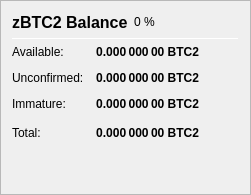
                   <widget class="QFrame" name="frame_ZerocoinBalances">
                    <property name="frameShape">
                     <enum>QFrame::StyledPanel</enum>
                    </property>
                    <property name="frameShadow">
                     <enum>QFrame::Raised</enum>
                    </property>
                    <layout class="QVBoxLayout" name="verticalLayout_7">
                     <item>
                      <layout class="QHBoxLayout" name="horizontalLayout_8" stretch="0">
                       <item>
                        <widget class="QLabel" name="label_5z_3">
                         <property name="minimumSize">
                          <size>
                           <width>0</width>
                           <height>20</height>
                          </size>
                         </property>
                         <property name="font">
                          <font>
                           <pointsize>12</pointsize>
                           <weight>75</weight>
                           <bold>true</bold>
                          </font>
                         </property>
                         <property name="text">
                          <string>zBTC2 Balance</string>
                         </property>
                        </widget>
                       </item>
                       <item>
                        <widget class="QLabel" name="labelzBTC2Percent">
                         <property name="text">
                          <string notr="true">0 %</string>
                         </property>
                        </widget>
                       </item>
                       <item>
                        <spacer name="horizontalSpacer_11">
                         <property name="orientation">
                          <enum>Qt::Horizontal</enum>
                         </property>
                         <property name="sizeHint" stdset="0">
                          <size>
                           <width>40</width>
                           <height>20</height>
                          </size>
                         </property>
                        </spacer>
                       </item>
                      </layout>
                     </item>
                     <item>
                      <widget class="Line" name="line_ZerocoinBalance">
                       <property name="minimumSize">
                        <size>
                         <width>0</width>
                         <height>1</height>
                        </size>
                       </property>
                       <property name="maximumSize">
                        <size>
                         <width>16777215</width>
                         <height>1</height>
                        </size>
                       </property>
                       <property name="orientation">
                        <enum>Qt::Horizontal</enum>
                       </property>
                      </widget>
                     </item>
                     <item>
                      <layout class="QGridLayout" name="gridLayout_5">
                       <property name="spacing">
                        <number>12</number>
                       </property>
                       <item row="1" column="0">
                        <widget class="QLabel" name="labelzBalanceMatureText">
                         <property name="toolTip">
                          <string>Mature: more than 20 confirmation and more than 3 mints of the same denomination after it was minted.
These zBTC2 are spendable.</string>
                         </property>
                         <property name="text">
                          <string>Available:</string>
                         </property>
                        </widget>
                       </item>
                       <item row="1" column="1">
                        <widget class="QLabel" name="labelzBalanceMature">
                         <property name="font">
                          <font>
                           <weight>75</weight>
                           <bold>true</bold>
                          </font>
                         </property>
                         <property name="toolTip">
                          <string>Mature: more than 20 confirmation and more than 3 mints of the same denomination after it was minted.
These zBTC2 are spendable.</string>
                         </property>
                         <property name="text">
                          <string notr="true">0.000 000 00 BTC2</string>
                         </property>
                         <property name="alignment">
                          <set>Qt::AlignRight|Qt::AlignTrailing|Qt::AlignVCenter</set>
                         </property>
                        </widget>
                       </item>
                       <item row="2" column="0">
                        <widget class="QLabel" name="labelzBalanceUnconfirmedText">
                         <property name="toolTip">
                          <string>Unconfirmed: less than 20 confirmations
Immature: confirmed, but less than 3 mints of the same denomination after it was minted</string>
                         </property>
                         <property name="text">
                          <string>Unconfirmed:</string>
                         </property>
                        </widget>
                       </item>
                       <item row="2" column="1">
                        <widget class="QLabel" name="labelzBalanceUnconfirmed">
                         <property name="font">
                          <font>
                           <weight>75</weight>
                           <bold>true</bold>
                          </font>
                         </property>
                         <property name="toolTip">
                          <string>Unconfirmed: less than 20 confirmations
Immature: confirmed, but less than 3 mints of the same denomination after it was minted</string>
                         </property>
                         <property name="text">
                          <string notr="true">0.000 000 00 BTC2</string>
                         </property>
                         <property name="alignment">
                          <set>Qt::AlignRight|Qt::AlignTrailing|Qt::AlignVCenter</set>
                         </property>
                        </widget>
                       </item>
                       <item row="3" column="0">
                        <widget class="QLabel" name="labelzBalanceImmatureText">
                         <property name="toolTip">
                          <string>Unconfirmed: less than 20 confirmations
Immature: confirmed, but less than 3 mints of the same denomination after it was minted</string>
                         </property>
                         <property name="text">
                          <string>Immature:</string>
                         </property>
                        </widget>
                       </item>
                       <item row="3" column="1">
                        <widget class="QLabel" name="labelzBalanceImmature">
                         <property name="font">
                          <font>
                           <weight>75</weight>
                           <bold>true</bold>
                          </font>
                         </property>
                         <property name="toolTip">
                          <string>Unconfirmed: less than 20 confirmations
Immature: confirmed, but less than 3 mints of the same denomination after it was minted</string>
                         </property>
                         <property name="text">
                          <string notr="true">0.000 000 00 BTC2</string>
                         </property>
                         <property name="alignment">
                          <set>Qt::AlignRight|Qt::AlignTrailing|Qt::AlignVCenter</set>
                         </property>
                        </widget>
                       </item>
                       <item row="4" column="0">
                        <widget class="QLabel" name="labelzBalanceText">
                         <property name="toolTip">
                          <string>Your current zBTC2 balance, unconfirmed and immature zBTC2 included.</string>
                         </property>
                         <property name="text">
                          <string>Total:</string>
                         </property>
                        </widget>
                       </item>
                       <item row="4" column="1">
                        <widget class="QLabel" name="labelzBalance">
                         <property name="font">
                          <font>
                           <weight>75</weight>
                           <bold>true</bold>
                          </font>
                         </property>
                         <property name="cursor">
                          <cursorShape>IBeamCursor</cursorShape>
                         </property>
                         <property name="toolTip">
                          <string>Your current zBTC2 balance, unconfirmed and immature zBTC2 included.</string>
                         </property>
                         <property name="text">
                          <string notr="true">0.000 000 00 BTC2</string>
                         </property>
                         <property name="alignment">
                          <set>Qt::AlignRight|Qt::AlignTrailing|Qt::AlignVCenter</set>
                         </property>
                         <property name="textInteractionFlags">
                          <set>Qt::LinksAccessibleByMouse|Qt::TextSelectableByKeyboard|Qt::TextSelectableByMouse</set>
                         </property>
                        </widget>
                       </item>
                       <item row="4" column="2">
                        <spacer name="horizontalSpacer_4">
                         <property name="orientation">
                          <enum>Qt::Horizontal</enum>
                         </property>
                         <property name="sizeHint" stdset="0">
                          <size>
                           <width>40</width>
                           <height>20</height>
                          </size>
                         </property>
                        </spacer>
                       </item>
                      </layout>
                     </item>
                     <item>
                      <spacer name="verticalSpacer_4">
                       <property name="orientation">
                        <enum>Qt::Vertical</enum>
                       </property>
                       <property name="sizeHint" stdset="0">
                        <size>
                         <width>20</width>
                         <height>40</height>
                        </size>
                       </property>
                      </spacer>
                     </item>
                    </layout>
                   </widget>
